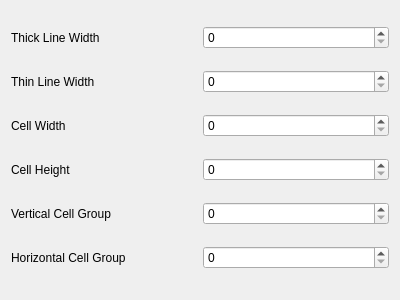
<ui version="4.0" >
 <class>Appearance</class>
 <widget class="QWidget" name="Appearance" >
  <property name="geometry" >
   <rect>
    <x>0</x>
    <y>0</y>
    <width>400</width>
    <height>300</height>
   </rect>
  </property>
  <property name="windowTitle" >
   <string>Appearance</string>
  </property>
  <layout class="QVBoxLayout" name="verticalLayout" >
   <item>
    <layout class="QHBoxLayout" name="horizontalLayout_6" >
     <item>
      <widget class="QLabel" name="label" >
       <property name="text" >
        <string>Thick Line Width</string>
       </property>
      </widget>
     </item>
     <item>
      <widget class="QSpinBox" name="kcfg_Editor_ThickLineWidth" />
     </item>
    </layout>
   </item>
   <item>
    <layout class="QHBoxLayout" name="horizontalLayout_5" >
     <item>
      <widget class="QLabel" name="label_2" >
       <property name="text" >
        <string>Thin Line Width</string>
       </property>
      </widget>
     </item>
     <item>
      <widget class="QSpinBox" name="kcfg_Editor_ThinLineWidth" />
     </item>
    </layout>
   </item>
   <item>
    <layout class="QHBoxLayout" name="horizontalLayout_4" >
     <item>
      <widget class="QLabel" name="label_3" >
       <property name="text" >
        <string>Cell Width</string>
       </property>
      </widget>
     </item>
     <item>
      <widget class="QSpinBox" name="kcfg_Editor_CellWidth" />
     </item>
    </layout>
   </item>
   <item>
    <layout class="QHBoxLayout" name="horizontalLayout_3" >
     <item>
      <widget class="QLabel" name="label_4" >
       <property name="text" >
        <string>Cell Height</string>
       </property>
      </widget>
     </item>
     <item>
      <widget class="QSpinBox" name="kcfg_Editor_CellHeight" />
     </item>
    </layout>
   </item>
   <item>
    <layout class="QHBoxLayout" name="horizontalLayout_2" >
     <item>
      <widget class="QLabel" name="label_5" >
       <property name="text" >
        <string>Vertical Cell Group</string>
       </property>
      </widget>
     </item>
     <item>
      <widget class="QSpinBox" name="kcfg_Editor_VerticalCellGrouping" />
     </item>
    </layout>
   </item>
   <item>
    <layout class="QHBoxLayout" name="horizontalLayout" >
     <item>
      <widget class="QLabel" name="label_6" >
       <property name="text" >
        <string>Horizontal Cell Group</string>
       </property>
      </widget>
     </item>
     <item>
      <widget class="QSpinBox" name="kcfg_Editor_HorizontalCellGrouping" />
     </item>
    </layout>
   </item>
  </layout>
 </widget>
 <resources/>
 <connections/>
</ui>
